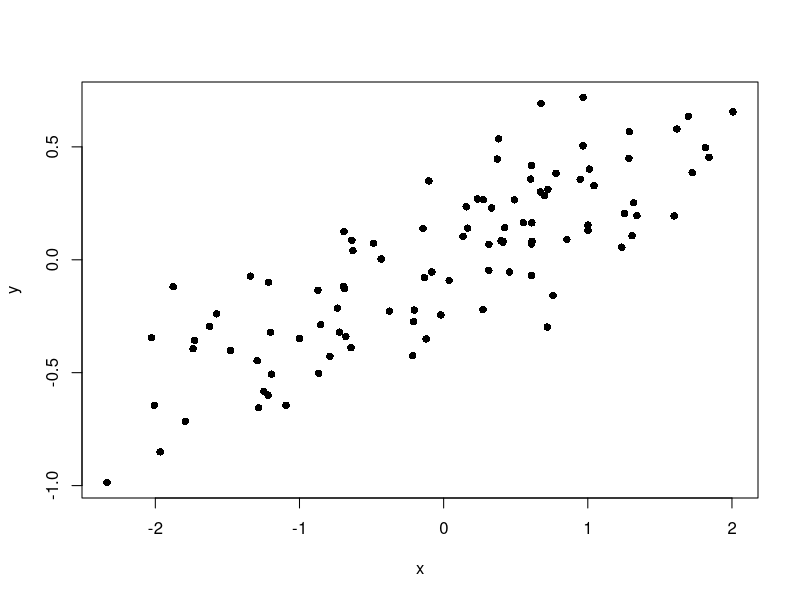

Generate this figure with R:
## ---- chunk 1
myVariable <- 2 + 2
## ---- chunk 2
myVariable * myVariable
## ---- chunk 3
vector1 <- c(1,2,3,4,5,6,7,8,9,10)
vector2 <- c(11,12,13,14,15,16,17,18,19,20)
vector_this_will_be_text <- c(21,22,23,24,25,26,27,28,29,"thirty")
## ---- chunk 4
vector1 + vector2
## ---- chunk 5
1 + 1 == 10 - 8
## ---- chunk 6
vector2 > 17
## ---- chunk 7
vector2[vector2 > 17]
## ---- chunk 8
vector2[vector2 > 17 & vector2 < 20]
vector2[vector2 > 17 | vector2 == 13]
## ---- chunk 9
#first few rows of iris
head(iris)

#get the Sepal.Length column
iris$Sepal.Length

#get the value in the first row, third column
iris[1,3]

#get the whole first row
iris[1, ]
## ---- chunk 10
iris$Petal.Area <- iris$Petal.Length * iris$Petal.Width
## ---- chunk 11
part1 <- "The quick brown fox"
part2 <- "jumped over the lazy dog."
paste(part1, part2)
## ---- chunk 12
x <- rnorm(100)
y <- (x * 0.3) + rnorm(100, sd=0.2)
plot(x,y,pch=16)
